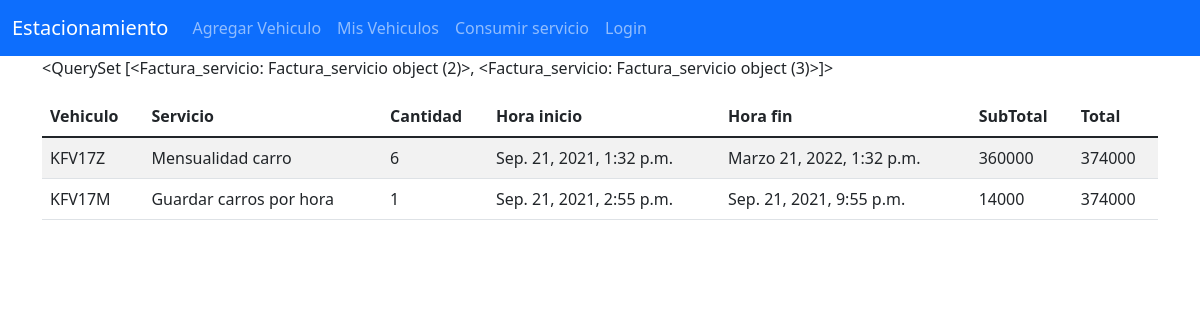
Screenshot of /factura/detalles/16 with the database file from the repository.
### apps/parking/models.py (models this page shows, shortened)
class Factura_servicio(models.Model):
    servicio        = models.ForeignKey(Servicio, on_delete=models.PROTECT)
    factura         = models.ForeignKey(Factura, on_delete=models.CASCADE)
    cantidad        = models.IntegerField()
    vehiculo        = models.ForeignKey(Vehiculo, on_delete=models.PROTECT)
    hora_inicio     = models.DateTimeField()
    hora_fin        = models.DateTimeField()
    subtotal        = models.PositiveIntegerField()

class Vehiculo(models.Model):
    marca   = models.CharField(max_length=100)
    modelo  = models.CharField(max_length=100)
    tipo    = models.ForeignKey(TipoVehiculo ,on_delete=models.CASCADE)
    placa   = models.CharField(max_length=50)
    propietario = models.ForeignKey(Persona, on_delete=models.CASCADE)

class Servicio(models.Model):
    nombre      = models.CharField(max_length=50)
    valor       = models.PositiveIntegerField()
    clase =(('Horas', 'Horas'),('Mensual', 'Mensual'),('Nocturno', 'Nocturno'),)
    tipos       = models.CharField(choices=clase, max_length=10)
    estado      = models.BooleanField(default=True)

class Factura(models.Model):
    fecha_creacion  = models.DateTimeField(auto_now_add=True)
    total           = models.PositiveIntegerField(null=True, blank=True, default=0)
    estado          = models.BooleanField(default=False)

### apps/parking/views.py (the view)
# urls.py: path("factura/detalles/<int:id_factura>", fatura_destalles_view, name="facturadetalles"),
def fatura_destalles_view(request, id_factura):
    services = Factura_servicio.objects.filter(factura = id_factura)
    print(services)
    return render (request, 'web/factura_detalles.html', locals())

### templates/web/factura_detalles.html (shortened to what this page needs)
{% extends "base.html" %}
{% block content %}
{{services}}
<table class="table table-striped table-hover mt-3">
    <thead>
        <tr>
            <th>Vehiculo</th>
            <th>Servicio</th>
            <th>Cantidad</th>
            <th>Hora inicio</th>
            <th>Hora fin</th>
            <th>SubTotal</th>
            <th>Total</th>
        </tr>
    </thead>
    <tbody>
    {% for service in services %}
    <tr>
        <td>{{ service.vehiculo.placa }}</td>
        <td>{{ service.servicio.nombre }}</td>
        <td>{{ service.cantidad }}</td>
        <td>{{ service.hora_inicio }}</td>
        <td>{{ service.hora_fin }}</td>
        <td>{{ service.subtotal }}</td>
        <td>{{ service.factura.total }}</td>
    </tr>
    {% endfor %}
    </tbody>
</table>
{% endblock content %}

### templates/base.html (shortened to what this page needs)
<!DOCTYPE html>
<html lang="en">
<head>
    {% load static %}
    <link href="{% static 'css/style.css' %}" rel="stylesheet" type="text/css">
    <link href="https://cdn.jsdelivr.net/npm/bootstrap@5.1.1/dist/css/bootstrap.min.css" rel="stylesheet">
</head>
<body>
    <nav class="navbar navbar-expand-lg navbar navbar-dark bg-primary">
        <div class="container-fluid">
          <a class="navbar-brand" href="#">Estacionamiento</a>
          <div class="collapse navbar-collapse" id="navbarNavDropdown">
            <ul class="navbar-nav">
              <li class="nav-item">
                <a class="nav-link" href="{% url 'add_vehiculo' %}">Agregar Vehiculo</a>
              </li>
              <li class="nav-item">
                <a class="nav-link" href="{% url 'mis_vehiculos' %}">Mis Vehiculos</a>
              </li>
              <li class="nav-item">
                <a class="nav-link" href="{% url 'mis_vehiculos' %}">Consumir servicio</a>
              </li>
                <li class="nav-item">
                  {% if request.user.is_authenticated %}
                  <a class="nav-link" href="{% url 'logout' %}">Logout</a> {% else %}
                  <a class="nav-link" href="{% url 'login' %}">Login</a> {% endif %}
              </li>
            </ul>
          </div>
        </div>
      </nav>
    <div class="container">
      <div class="row">
        <div class="col">
          {% block content %}
          {% endblock content %}
        </div>
      </div>
    </div>
</body>
</html>

### rows the page displays
Factura_servicio: id "<QuerySet [<Factura_servicio: Factura_servicio object (2)>, <Factura_servicio: Factura_servicio object (3)>]>", vehiculo.placa "KFV17Z", servicio.nombre "Mensualidad carro", cantidad "6", hora_inicio "Sep. 21, 2021, 1:32 p.m.", hora_fin "Marzo 21, 2022, 1:32 p.m.", subtotal "360000", factura.total "374000"
Factura_servicio: vehiculo.placa "KFV17M", servicio.nombre "Guardar carros por hora", cantidad "1", hora_inicio "Sep. 21, 2021, 2:55 p.m.", hora_fin "Sep. 21, 2021, 9:55 p.m.", subtotal "14000", factura.total "374000"
